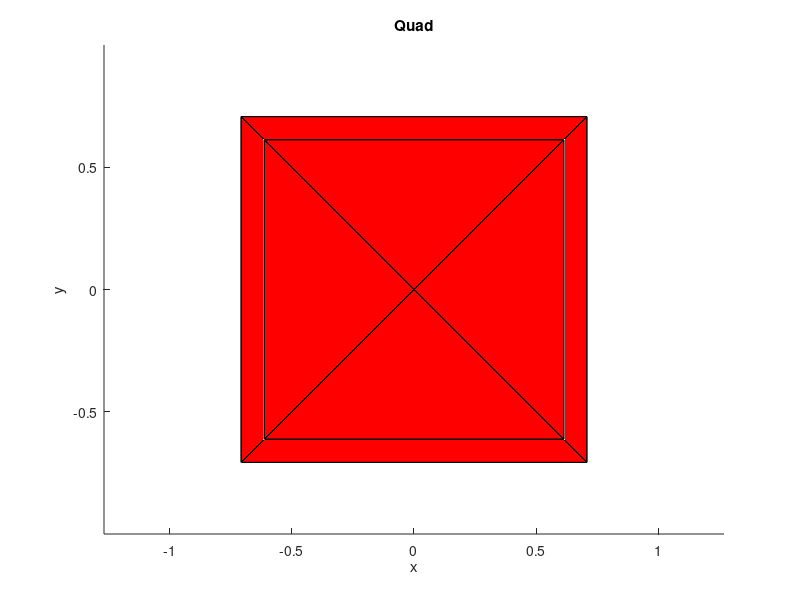
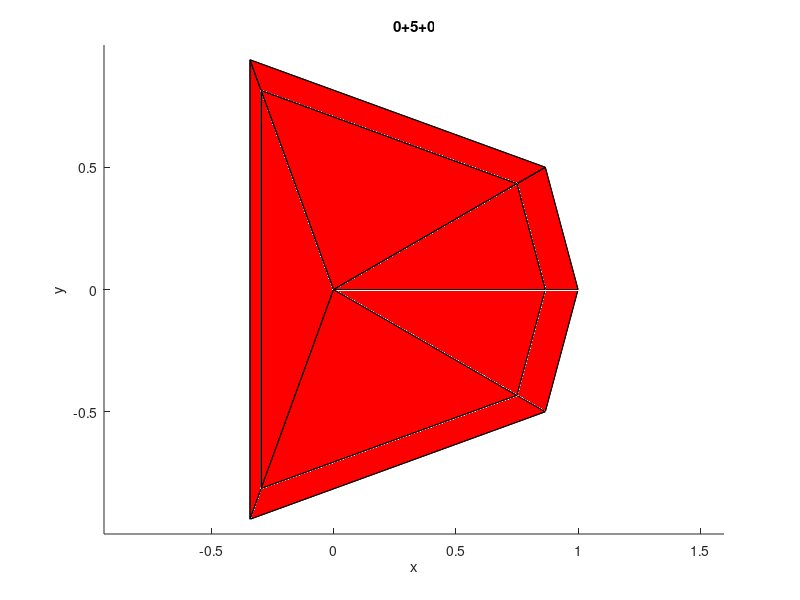
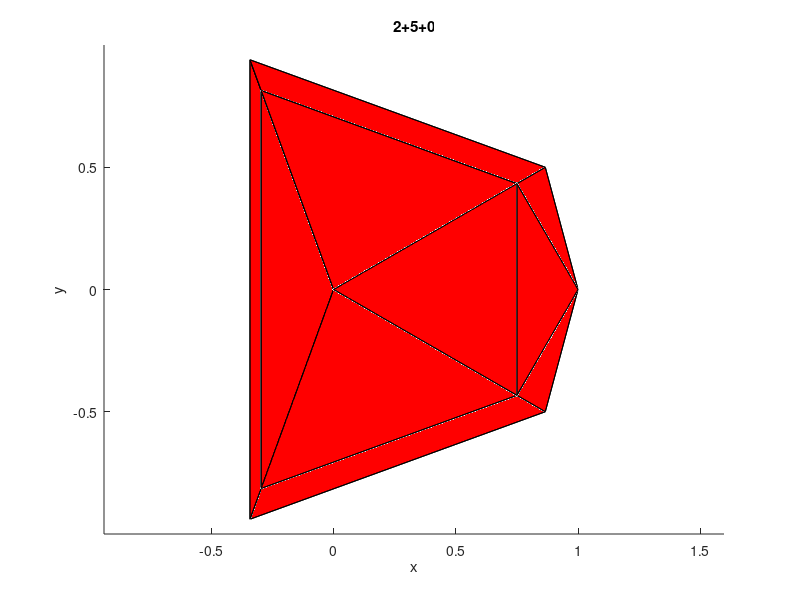
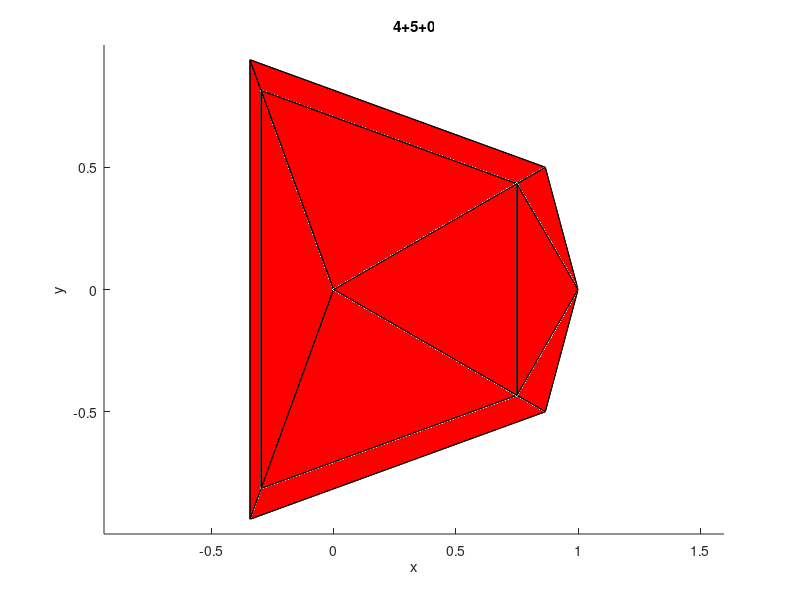

Write the MATLAB code that produced these figures, in order. (Note: this script raises an error after producing the figures.)
% Export the convex hulls for each of the loudspeaker layouts supported by ADMRenderer
%
% This script uses the OctaveForge package matgeom. If you are working in Matlab
% you can download this pack here: https://github.com/mattools/matGeom
%
% Author: Peter Stitt
% Date: May 2024
clear
close all
clc

% Set to true to export hulls to c++ header format
F_save = true;

filename = 'hulls.h';

pkg load matgeom

% Define layouts that include the speakers included in the layout and all of the
% extra speakers added by CalculateExtraSpeakersLayout

% Quad - not in ITU-R BS.2051-3
layout_0_4_0 = [45,0,1; -45,0,1; 135,0,1; -135,0,1;...
              45,-30,1; -45,-30,1; 135,-30,1; -135,-30,1;...
              45,30,1; -45,30,1; 135,30,1; -135,30,1;...
              0,-90,1; 0,90,1];
[layout_0_4_0_cart(:,1),layout_0_4_0_cart(:,2),layout_0_4_0_cart(:,3)] = ...
    sph2cart(layout_0_4_0(:,1)/180*pi,layout_0_4_0(:,2)/180*pi,layout_0_4_0(:,3));
% Convex hull
hull_0_4_0 = minConvexHull(layout_0_4_0_cart);
figure
drawMesh(layout_0_4_0_cart, hull_0_4_0)
axis equal
xlabel('x'); ylabel('y'); zlabel('z');
title('Quad')

% 0+5+0 - System B
layout_0_5_0 = [30,0,1; -30,0,1; 0,0,1; 110,0,1; -110,0,1;...
              30,-30,1; -30,-30,1; 0,-30,1; 110,-30,1; -110,-30,1;...
              30,30,1; -30,30,1; 0,30,1; 110,30,1; -110,30,1;...
              0,-90,1; 0,90,1];
[layout_0_5_0_cart(:,1),layout_0_5_0_cart(:,2),layout_0_5_0_cart(:,3)] = ...
sph2cart(layout_0_5_0(:,1)/180*pi,layout_0_5_0(:,2)/180*pi,layout_0_5_0(:,3));
% Convex hull
hull_0_5_0 = minConvexHull(layout_0_5_0_cart);
figure
drawMesh(layout_0_5_0_cart, hull_0_5_0)
axis equal
xlabel('x'); ylabel('y'); zlabel('z');
title('0+5+0')

% 2+5+0 - System C
layout_2_5_0 = [30,0,1; -30,0,1; 0,0,1; 110,0,1; -110,0,1; 30,30,1; -30,30,1;...
              30,-30,1; -30,-30,1; 0,-30,1; 110,-30,1; -110,-30,1;...
              110,30,1; -110,30,1;...
              0,-90,1; 0,90,1];
[layout_2_5_0_cart(:,1),layout_2_5_0_cart(:,2),layout_2_5_0_cart(:,3)] = ...
sph2cart(layout_2_5_0(:,1)/180*pi,layout_2_5_0(:,2)/180*pi,layout_2_5_0(:,3));
% Convex hull
hull_2_5_0 = minConvexHull(layout_2_5_0_cart);
figure
drawMesh(layout_2_5_0_cart, hull_2_5_0)
axis equal
xlabel('x'); ylabel('y'); zlabel('z');
title('2+5+0')

% 4+5+0 - System D
layout_4_5_0 = [30,0,1; -30,0,1; 0,0,1; 110,0,1; -110,0,1; 30,30,1; -30,30,1; 110,30,1; -110,30,1;...
              30,-30,1; -30,-30,1; 0,-30,1; 110,-30,1; -110,-30,1;...
              0,-90,1; 0,90,1];
[layout_4_5_0_cart(:,1),layout_4_5_0_cart(:,2),layout_4_5_0_cart(:,3)] = ...
sph2cart(layout_4_5_0(:,1)/180*pi,layout_4_5_0(:,2)/180*pi,layout_4_5_0(:,3));
% Convex hull
hull_4_5_0 = minConvexHull(layout_4_5_0_cart);
figure
drawMesh(layout_4_5_0_cart, hull_4_5_0)
axis equal
xlabel('x'); ylabel('y'); zlabel('z');
title('4+5+0')

% 4+5+1 - System E
layout_4_5_1 = [30,0,1; -30,0,1; 0,0,1; 110,0,1; -110,0,1; 30,30,1; -30,30,1; 110,30,1; -110,30,1; 0,-30,1;...
              110,-30,1; -110,-30,1;...
              0,-90,1; 0,90,1];
[layout_4_5_1_cart(:,1),layout_4_5_1_cart(:,2),layout_4_5_1_cart(:,3)] = ...
sph2cart(layout_4_5_1(:,1)/180*pi,layout_4_5_1(:,2)/180*pi,layout_4_5_1(:,3));
% Convex hull
hull_4_5_1 = minConvexHull(layout_4_5_1_cart);
figure
drawMesh(layout_4_5_1_cart, hull_4_5_1)
axis equal
xlabel('x'); ylabel('y'); zlabel('z');
title('4+5+1')

% 3+7+0 - System F
layout_3_7_0 = [0,0,1; 30,0,1; -30,0,1; 45,30,1; -45,30,1; 90,0,1; -90,0,1; 135,0,1; -135,0,1; 180,45,1;...
              0,-30,1; 30,-30,1; -30,-30,1; 90,-30,1; -90,-30,1; 135,-30,1; -135,-30,1;...
              0,-90,1];
[layout_3_7_0_cart(:,1),layout_3_7_0_cart(:,2),layout_3_7_0_cart(:,3)] = ...
sph2cart(layout_3_7_0(:,1)/180*pi,layout_3_7_0(:,2)/180*pi,layout_3_7_0(:,3));
% Convex hull
hull_3_7_0 = minConvexHull(layout_3_7_0_cart);
figure
drawMesh(layout_3_7_0_cart, hull_3_7_0)
axis equal
xlabel('x'); ylabel('y'); zlabel('z');
title('3+7+0')

% 4+9+0 - System G with narrow screen speakers
layout_4_9_0 = [30,0,1; -30,0,1; 0,0,1; 90,0,1; -90,0,1; 135,0,1; -135,0,1; 45,30,1; -45,30,1; 135,30,1; -135,30,1; 15,0,1; -15,0,1;...
              30,-30,1; -30,-30,1; 0,-30,1; 90,-30,1; -90,-30,1; 135,-30,1; -135,-30,1; 15,-30,1; -15,-30,1;...
              0,-90,1; 0,90,1];
[layout_4_9_0_cart(:,1),layout_4_9_0_cart(:,2),layout_4_9_0_cart(:,3)] = ...
sph2cart(layout_4_9_0(:,1)/180*pi,layout_4_9_0(:,2)/180*pi,layout_4_9_0(:,3));
% Convex hull
hull_4_9_0 = minConvexHull(layout_4_9_0_cart);
figure
drawMesh(layout_4_9_0_cart, hull_4_9_0)
axis equal
xlabel('x'); ylabel('y'); zlabel('z');
title('4+9+0')

% 4+9+0 - System G with wide screen speakers
layout_4_9_0_wide = [30,0,1; -30,0,1; 0,0,1; 90,0,1; -90,0,1; 135,0,1; -135,0,1; 45,30,1; -45,30,1; 135,30,1; -135,30,1; 45,0,1; -45,0,1;...
              30,-30,1; -30,-30,1; 0,-30,1; 90,-30,1; -90,-30,1; 135,-30,1; -135,-30,1; 45,-30,1; -45,-30,1;...
              0,-90,1; 0,90,1];
[layout_4_9_0_wide_cart(:,1),layout_4_9_0_wide_cart(:,2),layout_4_9_0_wide_cart(:,3)] = ...
sph2cart(layout_4_9_0_wide(:,1)/180*pi,layout_4_9_0_wide(:,2)/180*pi,layout_4_9_0_wide(:,3));
% Convex hull
hull_4_9_0_wide = minConvexHull(layout_4_9_0_wide_cart);
figure
drawMesh(layout_4_9_0_wide_cart, hull_4_9_0_wide)
axis equal
xlabel('x'); ylabel('y'); zlabel('z');
title('4+9+0(wide)')

% 4+9+0 - System G with wide left screen speaker
layout_4_9_0_wideL = [30,0,1; -30,0,1; 0,0,1; 90,0,1; -90,0,1; 135,0,1; -135,0,1; 45,30,1; -45,30,1; 135,30,1; -135,30,1; 45,0,1; -15,0,1;...
              30,-30,1; -30,-30,1; 0,-30,1; 90,-30,1; -90,-30,1; 135,-30,1; -135,-30,1; 45,-30,1; -15,-30,1;...
              0,-90,1; 0,90,1];
[layout_4_9_0_wideL_cart(:,1),layout_4_9_0_wideL_cart(:,2),layout_4_9_0_wideL_cart(:,3)] = ...
sph2cart(layout_4_9_0_wideL(:,1)/180*pi,layout_4_9_0_wideL(:,2)/180*pi,layout_4_9_0_wideL(:,3));
% Convex hull
hull_4_9_0_wideL = minConvexHull(layout_4_9_0_wideL_cart);
figure
drawMesh(layout_4_9_0_wideL_cart, hull_4_9_0_wideL)
axis equal
xlabel('x'); ylabel('y'); zlabel('z');
title('4+9+0(wide left)')

% 4+9+0 - System G with wide right screen speaker
layout_4_9_0_wideR = [30,0,1; -30,0,1; 0,0,1; 90,0,1; -90,0,1; 135,0,1; -135,0,1; 45,30,1; -45,30,1; 135,30,1; -135,30,1; 15,0,1; -45,0,1;...
              30,-30,1; -30,-30,1; 0,-30,1; 90,-30,1; -90,-30,1; 135,-30,1; -135,-30,1; 15,-30,1; -45,-30,1;...
              0,-90,1; 0,90,1];
[layout_4_9_0_wideR_cart(:,1),layout_4_9_0_wideR_cart(:,2),layout_4_9_0_wideR_cart(:,3)] = ...
sph2cart(layout_4_9_0_wideR(:,1)/180*pi,layout_4_9_0_wideR(:,2)/180*pi,layout_4_9_0_wideR(:,3));
% Convex hull
hull_4_9_0_wideR = minConvexHull(layout_4_9_0_wideR_cart);
figure
drawMesh(layout_4_9_0_wideR_cart, hull_4_9_0_wideR)
axis equal
xlabel('x'); ylabel('y'); zlabel('z');
title('4+9+0(wide right)')


% 9+10+3 - System H
layout_9_10_3 = [60,0,1; -60,0,1; 0,0,1; 135,0,1; -135,0,1; 30,0,1; -30,0,1; 180,0,1; 90,0,1; -90,0,1;...
              45,30,1; -45,30,1; 0,30,1; 0,90,1; 135,30,1; -135,30,1;  90,30,1; -90,30,1; 180,30,1;...
              0,-30,1; 45,-30,1; -45,-30,1;...
              135,-30,1; -135,-30,1; 180,-30,1; 90,-30,1; -90,-30,1;...
              0,-90,1];
[layout_9_10_3_cart(:,1),layout_9_10_3_cart(:,2),layout_9_10_3_cart(:,3)] = ...
sph2cart(layout_9_10_3(:,1)/180*pi,layout_9_10_3(:,2)/180*pi,layout_9_10_3(:,3));
% Convex hull
hull_9_10_3 = minConvexHull(layout_9_10_3_cart);
figure
drawMesh(layout_9_10_3_cart, hull_9_10_3)
axis equal
xlabel('x'); ylabel('y'); zlabel('z');
title('9+10+3')

% 0+7+0 - System I
layout_0_7_0 = [30,0,1; -30,0,1; 0,0,1; 90,0,1; -90,0,1; 135,0,1; -135,0,1;...
              30,-30,1; -30,-30,1; 0,-30,1; 90,-30,1; -90,-30,1; 135,-30,1; -135,-30,1;...
              30,30,1; -30,30,1; 0,30,1; 90,30,1; -90,30,1; 135,30,1; -135,30,1;...
              0,-90,1; 0,90,1];
[layout_0_7_0_cart(:,1),layout_0_7_0_cart(:,2),layout_0_7_0_cart(:,3)] = ...
sph2cart(layout_0_7_0(:,1)/180*pi,layout_0_7_0(:,2)/180*pi,layout_0_7_0(:,3));
% Convex hull
hull_0_7_0 = minConvexHull(layout_0_7_0_cart);
figure
drawMesh(layout_0_7_0_cart, hull_0_7_0)
axis equal
xlabel('x'); ylabel('y'); zlabel('z');
title('0+7+0')

% 4+7+0 - System J
layout_4_7_0 = [30,0,1; -30,0,1; 0,0,1; 90,0,1; -90,0,1; 135,0,1; -135,0,1; 45,30,1; -45,30,1; 135,30,1; -135,30,1;...
              30,-30,1; -30,-30,1; 0,-30,1; 90,-30,1; -90,-30,1; 135,-30,1; -135,-30,1;...
              0,-90,1; 0,90,1];
[layout_4_7_0_cart(:,1),layout_4_7_0_cart(:,2),layout_4_7_0_cart(:,3)] = ...
sph2cart(layout_4_7_0(:,1)/180*pi,layout_4_7_0(:,2)/180*pi,layout_4_7_0(:,3));
% Convex hull
hull_4_7_0 = minConvexHull(layout_4_7_0_cart);
figure
drawMesh(layout_4_7_0_cart, hull_4_7_0)
axis equal
xlabel('x'); ylabel('y'); zlabel('z');
title('4+7+0')

% 2+7+0 - 7.1.2
layout_2_7_0 = [30,0,1; -30,0,1; 0,0,1; 90,0,1; -90,0,1; 135,0,1; -135,0,1; 45,30,1; -45,30,1;...
              30,-30,1; -30,-30,1; 0,-30,1; 90,-30,1; -90,-30,1; 135,-30,1; -135,-30,1;...
              90,30,1; -90,30,1; 135,30,1; -135,30,1;...
              0,-90,1; 0,90,1];
[layout_2_7_0_cart(:,1),layout_2_7_0_cart(:,2),layout_2_7_0_cart(:,3)] = ...
sph2cart(layout_2_7_0(:,1)/180*pi,layout_2_7_0(:,2)/180*pi,layout_2_7_0(:,3));
% Convex hull
hull_2_7_0 = minConvexHull(layout_2_7_0_cart);
figure
drawMesh(layout_2_7_0_cart, hull_2_7_0)
axis equal
xlabel('x'); ylabel('y'); zlabel('z');
title('2+7+0')

% 9+10+5 - EBU Tech 3369 (BEAR) 9+10+5 - 9+10+3 with B+135 & B-135 added
layout_9_10_5 = [60,0,1; -60,0,1; 0,0,1; 135,0,1; -135,0,1; 30,0,1; -30,0,1; 180,0,1; 90,0,1; -90,0,1;...
              45,30,1; -45,30,1; 0,30,1; 0,90,1; 135,30,1; -135,30,1;  90,30,1; -90,30,1; 180,30,1;...
              0,-30,1; 45,-30,1; -45,-30,1; 135,-30,1; -135,-30,1;...
              180,-30,1;...
              0,-90,1];
[layout_9_10_5_cart(:,1),layout_9_10_5_cart(:,2),layout_9_10_5_cart(:,3)] = ...
sph2cart(layout_9_10_5(:,1)/180*pi,layout_9_10_5(:,2)/180*pi,layout_9_10_5(:,3));
% Convex hull
hull_9_10_5 = minConvexHull(layout_9_10_5_cart);
figure
drawMesh(layout_9_10_5_cart, hull_9_10_5)
axis equal
xlabel('x'); ylabel('y'); zlabel('z');
title('9+10+5')

if F_save
  fID = fopen(filename,'w');

  hullToHeader(fID,hull_0_4_0,'HULL_0_4_0');
  hullToHeader(fID,hull_0_5_0,'HULL_0_5_0');
  hullToHeader(fID,hull_2_5_0,'HULL_2_5_0');
  hullToHeader(fID,hull_4_5_0,'HULL_4_5_0');
  hullToHeader(fID,hull_4_5_1,'HULL_4_5_1');
  hullToHeader(fID,hull_3_7_0,'HULL_3_7_0');
  hullToHeader(fID,hull_4_9_0,'HULL_4_9_0');
  hullToHeader(fID,hull_4_9_0_wide,'HULL_4_9_0_wide');
  hullToHeader(fID,hull_4_9_0_wideL,'HULL_4_9_0_wideL');
  hullToHeader(fID,hull_4_9_0_wideR,'HULL_4_9_0_wideR');
  hullToHeader(fID,hull_9_10_3,'HULL_9_10_3');
  hullToHeader(fID,hull_0_7_0,'HULL_0_7_0');
  hullToHeader(fID,hull_4_7_0,'HULL_4_7_0');
  hullToHeader(fID,hull_2_7_0,'HULL_2_7_0');
  hullToHeader(fID,hull_9_10_5,'HULL_9_10_5');

  fclose(fID);
end
